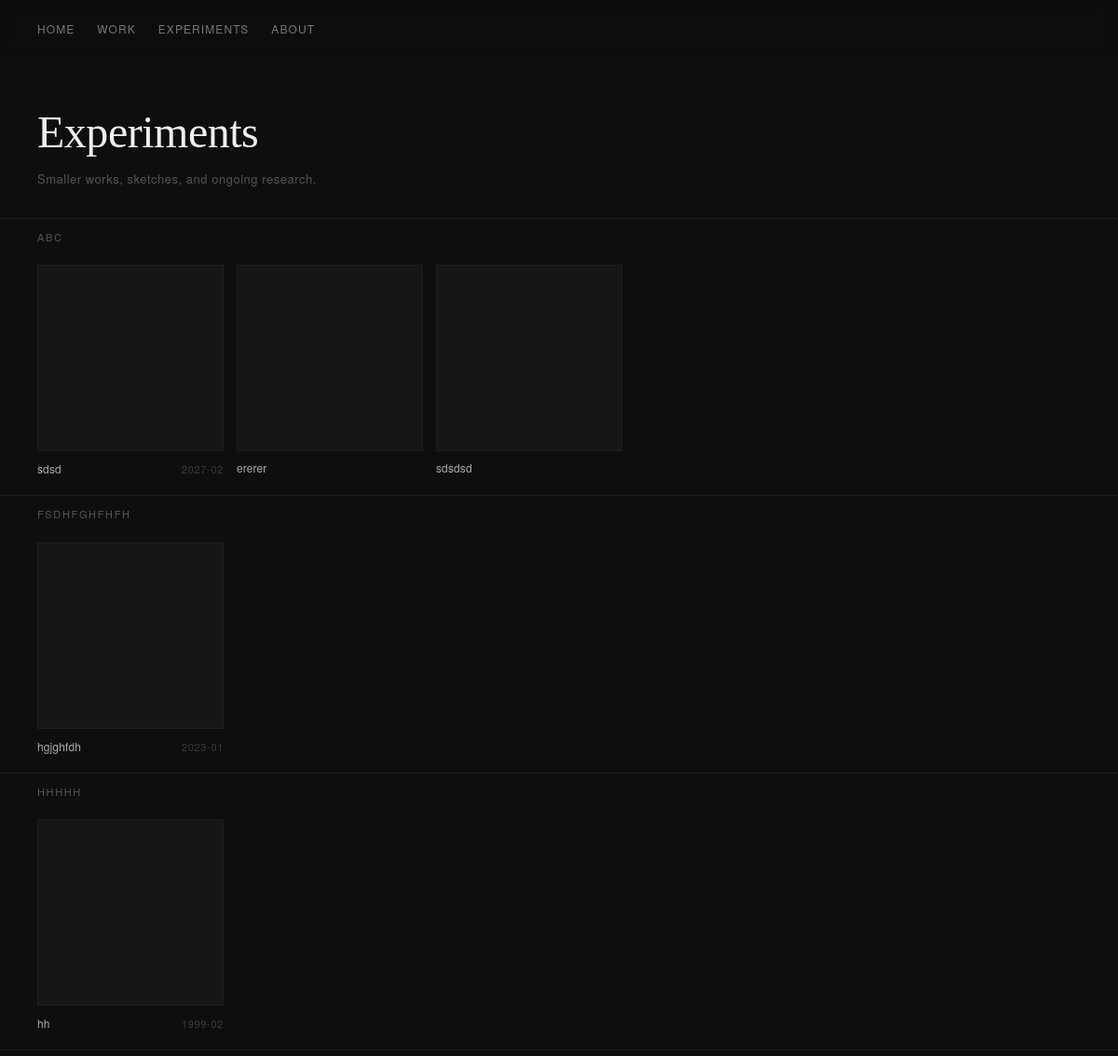
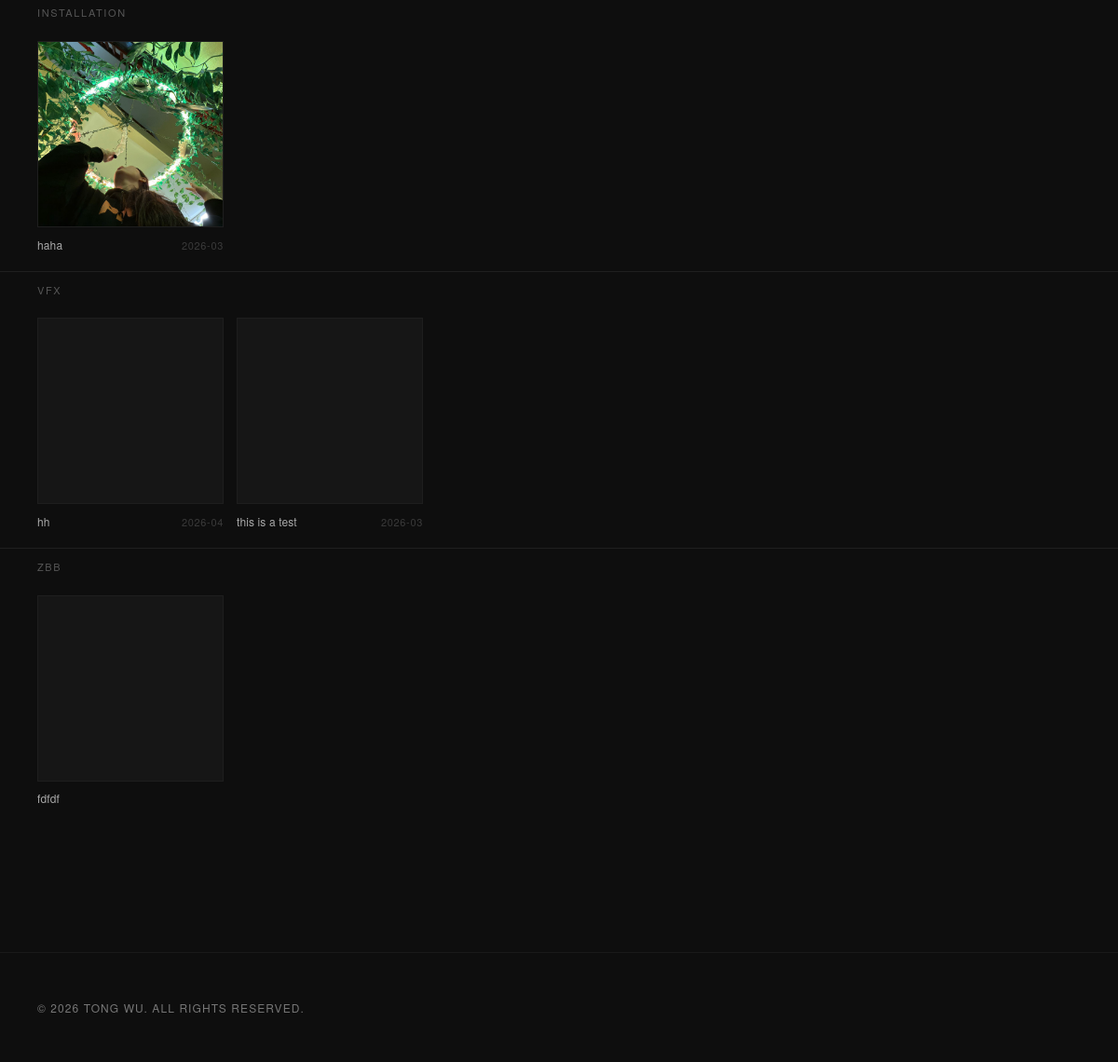
Page /experiments.php on the committed database (2 pictures, top to bottom).
### tables this page shows
CREATE TABLE experiments (
            id         INTEGER PRIMARY KEY AUTOINCREMENT,
            title      TEXT    NOT NULL,
            category   TEXT,
            date       TEXT,
            sort_order INTEGER DEFAULT 0,
            created_at TEXT,
            updated_at TEXT
        , description TEXT);

### src/experiment-model.php (called while the page is built, shortened)
<?php
require_once __DIR__ . '/media.php';
function get_all_experiments(): array {
    $db = get_db();
    return $db->query("SELECT * FROM experiments ORDER BY category COLLATE NOCASE ASC, date DESC")
              ->fetchAll(PDO::FETCH_ASSOC);
}
function get_experiments_grouped(): array {
    $rows = get_all_experiments();
    $groups = [];
    foreach ($rows as $r) {
        $cat = $r['category'] ?: 'Uncategorised';
        $groups[$cat][] = $r;
    }
    return $groups;
}
function list_experiment_media(int $id): array {
    return _list_media_files(get_experiment_media_path((string) $id));
}

### src/media.php (called while the page is built, shortened)
<?php
function get_experiment_media_path(string $slug): string {
    return UPLOADS_ROOT . '/experiments/' . $slug;
}
function _list_media_files(string $path): array {
    if (!is_dir($path)) return [];
    $files = [];
    $items = array_diff(scandir($path), ['.', '..']);
    foreach ($items as $item) {
        $full = "$path/$item";
        $rel = '/uploads' . substr($full, strlen(UPLOADS_ROOT));
        $rel = str_replace('\\', '/', $rel);
        $files[] = [
            'name' => $item,
            'url'  => $rel,
            'ext'  => strtolower(pathinfo($item, PATHINFO_EXTENSION)),
            'size' => filesize($full),
            'path' => $full,
        ];
    }
    return $files;
}

### public/experiments.php (the view, shortened to what this page needs)
<?php
require_once __DIR__ . '/../src/functions.php';
require_once __DIR__ . '/../src/experiment-model.php';
$grouped = get_experiments_grouped();
?>
<div class="exp-wrap">
  <div class="exp-page-header">
    <h1>Experiments</h1>
    <p>Smaller works, sketches, and ongoing research.</p>
  </div>
  <?php
  $global_idx = 0;
  foreach ($grouped as $cat_title => $items):
  ?>
  <section class="exp-row">
    <div class="exp-row-header">
      <h2 class="exp-row-title"><?= htmlspecialchars($cat_title) ?></h2>
    </div>
    <div class="exp-slider-track">
      <ul class="exp-slider">
        <?php foreach ($items as $item):
            $media = list_experiment_media((int)$item['id']);
            $thumb = null; $thumb_vid = null;
            foreach ($media as $f) {
                if (!$thumb && in_array($f['ext'], ['jpg','jpeg','png','webp','gif'])) { $thumb = $f; }
            }
        ?>
        <li class="exp-card" data-idx="<?= $global_idx++ ?>">
          <div class="exp-card-image">
            <?php if ($thumb): ?>
              <img src="<?= htmlspecialchars($thumb['url']) ?>" alt="<?= htmlspecialchars($item['title']) ?>">
            <?php elseif ($thumb_vid): ?>
              <video src="<?= htmlspecialchars($thumb_vid['url']) ?>" muted playsinline preload="metadata"></video>
            <?php endif; ?>
          </div>
          <div class="exp-card-meta">
            <span class="exp-card-title"><?= htmlspecialchars($item['title']) ?></span>
            <?php if (!empty($item['date'])): ?>
              <span class="exp-card-date"><?= htmlspecialchars($item['date']) ?></span>
            <?php endif; ?>
          </div>
        </li>
        <?php endforeach; ?>
      </ul>
    </div>
  </section>
  <?php endforeach; ?>
</div>

### public/css/style.css (style rules this page uses)
*, *::before, *::after { box-sizing: border-box; margin: 0; padding: 0; }
html { background: #0e0e0e; }
body { background: #0e0e0e; color: #d4d4d4; font-family: 'Georgia', serif; font-size: 17px; line-height: 1.75; -webkit-text-size-adjust: 100%; padding-top: 64px; }
img { display: block; max-width: 100%; }
.exp-wrap { padding: 0 0 100px; }
.exp-page-header { padding: 50px 40px 30px; border-bottom: 1px solid #1f1f1f; }
.exp-page-header h1 { font-size: clamp(1.8rem, 4vw, 3rem); font-weight: 400; color: #f0f0f0; letter-spacing: -0.01em; line-height: 1.15; margin-bottom: 12px; }
.exp-page-header p { font-family: 'Helvetica Neue', sans-serif; font-size: 13px; letter-spacing: 0.04em; color: #555; }
.exp-row { padding: 10px 0; border-bottom: 1px solid #1f1f1f; }
.exp-row:last-child { border-bottom: none; }
.exp-row-header { padding: 0 40px 20px; }
.exp-row-title { font-family: 'Helvetica Neue', sans-serif; font-size: 11px; letter-spacing: 0.15em; text-transform: uppercase; color: #555; font-weight: 400; }
.exp-slider-track { overflow-x: auto; overflow-y: hidden; -webkit-overflow-scrolling: touch; scrollbar-width: none; padding: 0 40px 8px; cursor: grab; }
.exp-slider { list-style: none; display: flex; gap: 14px; width: max-content; }
.exp-card { width: 200px; flex-shrink: 0; }
.exp-card-image { aspect-ratio: 1 / 1; background: #161616; border: 1.5px solid #1e1e1e; overflow: hidden; transition: border-color 0.2s; }
.exp-card-image img { width: 100%; height: 100%; object-fit: cover; display: block; opacity: 1; transition: opacity 0.3s; }
.exp-card-meta { display: flex; justify-content: space-between; align-items: baseline; padding: 10px 0 0; gap: 6px; }
.exp-card-title { font-family: 'Helvetica Neue', sans-serif; font-size: 12px; color: #aaa; letter-spacing: 0.01em; line-height: 1.3; }
.exp-card-date { font-family: 'Helvetica Neue', sans-serif; font-size: 11px; color: #3a3a3a; letter-spacing: 0.06em; white-space: nowrap; flex-shrink: 0; }
.exp-card { cursor: pointer; }

### rows in the picture
experiments: title "sdsd", date "2027-02"
experiments: title "ererer"
experiments: title "sdsdsd"
experiments: title "hgjghfdh", date "2023-01"
experiments: title "hh", date "1999-02"
experiments: title "haha", date "2026-03"
experiments: title "hh", date "2026-04"
experiments: title "this is a test", date "2026-03"
experiments: title "fdfdf"

### other values in the picture
$cat_title "ABC"
$cat_title "FSDHFGHFHFH"
$cat_title "HHHHH"
$cat_title "INSTALLATION"
$cat_title "VFX"
$cat_title "ZBB"
